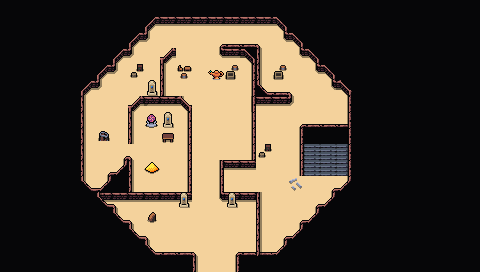

A 2D game scene composited from a Tiled map and its tileset images. What follows is a short description and the map's XML, with each tile layer's data collapsed to a summary:
An orthogonal 30x17 tile map with 16x16 px tiles, 4 tile layers (Background, Ground, Walls Supplementary, Clutter), 2 tilesets and 18 objects.

<map version="1.10" tiledversion="1.10.1" orientation="orthogonal" renderorder="right-down" width="30" height="17" tilewidth="16" tileheight="16" infinite="0" nextlayerid="9" nextobjectid="81">
 <editorsettings>
  <export target="wastetown..tmx" format="tmx" />
 </editorsettings>
 <tileset firstgid="1" source="../../../../common/maps/tileset/main.tsx" />
 <tileset firstgid="10113" source="../../../../common/maps/tileset/buildings.tsx" />
 <layer id="1" name="Background" width="30" height="17">
  <data>[510 cells, 510 non-empty, 4 distinct tile ids]</data>
 </layer>
 <layer id="2" name="Ground" width="30" height="17">
  <data>[510 cells, 366 non-empty, 15 distinct tile ids]</data>
 </layer>
 <layer id="8" name="Walls Supplementary" width="30" height="17">
  <data>[510 cells, 31 non-empty, 14 distinct tile ids]</data>
 </layer>
 <layer id="3" name="Clutter" width="30" height="17">
  <properties>
   <property name="spriteLayer" type="bool" value="true" />
  </properties>
  <data>[510 cells, 49 non-empty, 19 distinct tile ids]</data>
 </layer>
 <objectgroup id="4" name="Objects">
  <object id="38" template="../../../../common/maps/obj/entry_up.tx" x="192" y="270.665" width="48" height="16">
   <properties>
    <property name="direction" value="up" />
    <property name="teleport" value="../Shandalar Old Border/maps/map/djinnpalace/djinpalace_entrance.tmx" />
    <property name="teleportObjectId" value="118" />
   </properties>
  </object>
  <object id="50" template="../../../../common/maps/obj/enemy.tx" x="133.045" y="158.394">
   <properties>
    <property name="effect">{ "startBattleWithCard": [ "City of Brass|ARN", "Keeper of Kookus|VIS" ] }</property>
    <property name="enemy" value="Djinn" />
    <property name="threatRange" type="int" value="20" />
   </properties>
  </object>
  <object id="65" template="../../../../common/maps/obj/treasure.tx" x="228.493" y="187.969" />
  <object id="66" template="../../../../common/maps/obj/gold.tx" x="164.873" y="252.007" />
  <object id="67" template="../../../../common/maps/obj/enemy.tx" x="208.866" y="81.1234">
   <properties>
    <property name="effect">{ "startBattleWithCard": [ "City of Brass|ARN", "Keeper of Kookus|VIS" ] }</property>
    <property name="enemy" value="Djinn" />
    <property name="threatRange" type="int" value="30" />
   </properties>
  </object>
  <object id="68" template="../../../../common/maps/obj/enemy.tx" x="248.146" y="187.807">
   <properties>
    <property name="effect">{ "startBattleWithCard": [ "City of Brass|ARN", "Keeper of Kookus|VIS" ] }</property>
    <property name="enemy" value="Djinn" />
    <property name="threatRange" type="int" value="30" />
   </properties>
  </object>
  <object id="69" template="../../../../common/maps/obj/entry_up.tx" x="301.655" y="175.384" width="48" height="36.1131">
   <properties>
    <property name="direction" value="down" />
    <property name="teleport" value="../Shandalar Old Border/maps/map/djinnpalace/djinnpalace_2.tmx" />
    <property name="teleportObjectId" value="38" />
   </properties>
  </object>
  <object id="70" template="../../../../common/maps/obj/booster.tx" x="158.228" y="144.031">
   <properties>
    <property name="reward">[
  {
    "editions": [ "ARN", "CHR", "MIR", "VIS" ],
    "type": "card",
    "count": 10,
    "rarity": [ "Common" ]
  },
  {
    "editions": [ "ARN", "CHR", "MIR", "VIS" ],
    "type": "card",
    "count": 3,
    "rarity": [ "Uncommon" ]
  },
  {
    "editions": [ "ARN", "CHR", "MIR", "VIS" ],
    "type": "card",
    "count": 3,
    "rarity": [ "Rare" ]
  }
]
</property>
   </properties>
  </object>
  <object id="71" template="../../../../common/maps/obj/enemy.tx" x="195.497" y="144.031">
   <properties>
    <property name="enemy" value="Adept White Wizard" />
    <property name="threatRange" type="int" value="20" />
    <property name="waypoints" value="73,74,75,76,77,78,79,78,77,76,75,74,73,72" />
   </properties>
  </object>
  <object id="72" template="../../../../common/maps/obj/waypoint.tx" x="196.089" y="234.54" />
  <object id="73" template="../../../../common/maps/obj/waypoint.tx" x="195.497" y="40.8038" />
  <object id="74" template="../../../../common/maps/obj/waypoint.tx" x="262.344" y="43.4659" />
  <object id="75" template="../../../../common/maps/obj/waypoint.tx" x="269.738" y="91.0866" />
  <object id="76" template="../../../../common/maps/obj/waypoint.tx" x="300.204" y="94.6359" />
  <object id="77" template="../../../../common/maps/obj/waypoint.tx" x="302.274" y="121.848" />
  <object id="78" template="../../../../common/maps/obj/waypoint.tx" x="269.147" y="126.58" />
  <object id="79" template="../../../../common/maps/obj/waypoint.tx" x="270.921" y="224.779" />
  <object id="80" template="../../../../common/maps/obj/manashards.tx" x="233.357" y="81.9174" />
 </objectgroup>
</map>
